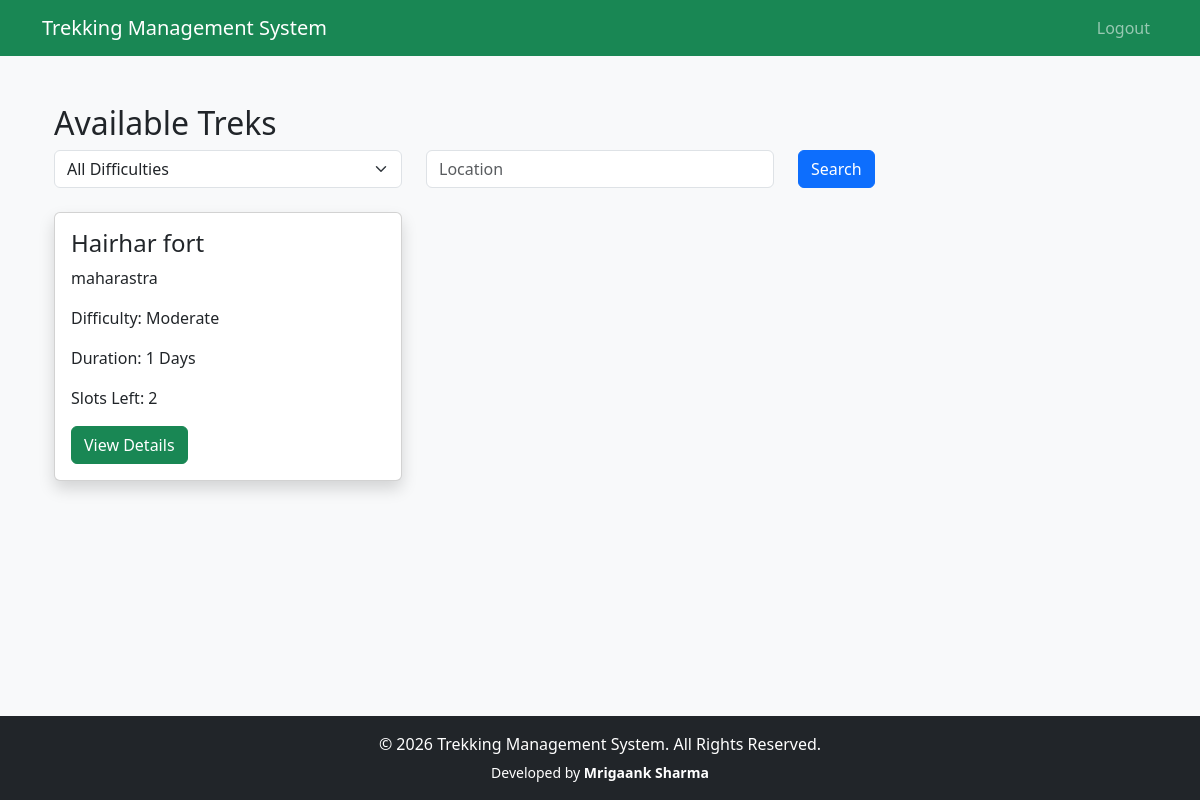
The page /user/treks (signed in) on the database its author committed.
### app/models.py (models this page shows)
class Trek(db.Model):
        __tablename__="treks"
        id=db.Column(db.Integer,primary_key=True)
        name=db.Column(db.String(100),nullable=False)
        location=db.Column(db.String(100),nullable=False)
        difficulty=db.Column(db.String(20),nullable=False)
        duration=db.Column(db.Integer)
        available_slots=db.Column(db.Integer)
        description=db.Column(db.Text)
        status=db.Column(
            db.String(20),
            default="Upcoming"
        )
        start_date=db.Column(db.Date)
        end_date=db.Column(db.Date)
        staff_id=db.Column(
            db.Integer,
            db.ForeignKey("users.id")
        )
        bookings=db.relationship(
            "Booking",
            backref="trek",
            lazy=True
        )
        price = db.Column(db.Float)
        image = db.Column(db.String(255))
        max_altitude = db.Column(db.Integer)
        meeting_point = db.Column(db.String(200))

### app/user/treks.py (the view)
@user_bp.route("/treks")
@login_required
@user_required
def view_treks():
    difficulty = request.args.get("difficulty", "")
    location = request.args.get("location", "").strip()
    query = Trek.query.filter_by(status="Open")
    if difficulty:
        query = query.filter_by(difficulty=difficulty)
    if location:
        query = query.filter(
            Trek.location.ilike(f"%{location}%")
        )
    treks = query.all()
    return render_template(
        "users/trek.html",
        treks=treks,
        difficulty=difficulty,
        location=location
    )

### app/extensions.py (called while the page is built)
@login_manager.user_loader
def load_user(user_id):
    return User.query.get(int(user_id))

### app/templates/users/trek.html (shortened to what this page needs)
{% extends 'base.html' %}
{% block content %}
<div class="container mt-4">
    <h2>Available Treks</h2>
    <form method="GET" class="row mb-4">
        <div class="col-md-4">
            <select name="difficulty" class="form-select">
                <option value=""
                    {% if difficulty == "" %}selected{% endif %}>
                    All Difficulties
                </option>
            </select>
        </div>
        <div class="col-md-4">
            <input
                type="text"
                name="location"
                class="form-control"
                placeholder="Location"
                value="{{ location }}">
        </div>
        <div class="col-md-4">
            <button class="btn btn-primary">
                Search
            </button>
        </div>
    </form>
    {% if treks %}
    <div class="row">
        {% for trek in treks %}
        <div class="col-md-4 mb-4">
            <div class="card shadow">
                <div class="card-body">
                    <h4>
                        {{ trek.name }}
                    </h4>
                    <p>
                        {{ trek.location }}
                    </p>
                    <p>
                        Difficulty:
                        {{ trek.difficulty }}
                    </p>
                    <p>
                        Duration:
                        {{ trek.duration }} Days
                    </p>
                    <p>
                        Slots Left:
                        {{ trek.available_slots }}
                    </p>
                    <a
                        class="btn btn-success"
                        href="{{ url_for('user.trek_details', trek_id=trek.id) }}">
                        View Details
                    </a>
                </div>
            </div>
        </div>
        {% endfor %}
    </div>
    {% endif %}
</div>
{% endblock %}

### rows shown on the page
Trek: name "Hairhar fort", location "maharastra", difficulty "Moderate", duration "1", available_slots "2"
